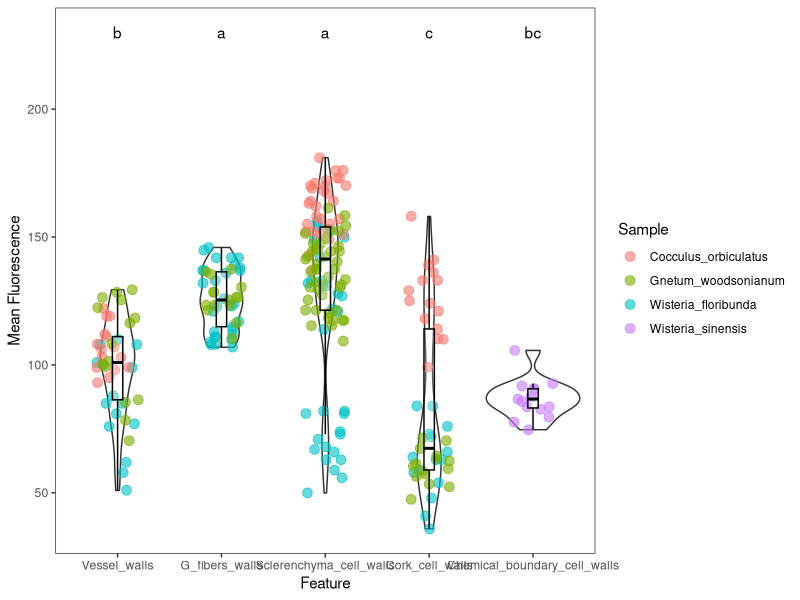

This chart was generated by the following R code:
library(multcompView)
library(dplyr)
library(ggplot2)

setwd("~/Desktop")

# analysis of variance
datum <- read.csv("Dataset_S2.csv")
head(datum)
datum$Feature <- factor(datum$Feature,levels = c("Vessel_walls", "G_fibers_walls", "Sclerenchyma_cell_walls", "Cork_cell_walls", "Chemical_boundary_cell_walls"))

anova <- aov(Mean ~ Feature, data = datum)
summary(anova)

# Tukey's test
tukey <- TukeyHSD(anova)
print(tukey)

# compact letter display
cld <- multcompLetters4(anova, tukey)
print(cld)

# table with factors and 3rd quantile
Tk <- group_by(datum, Feature) %>%
  summarise(mean=mean(Mean), quant = quantile(Mean, probs = 0.75)) %>%
  arrange(desc(mean))

# extracting the compact letter display and adding to the Tk table
cld <- as.data.frame.list(cld$Feature)
Tk$cld <- cld$Letters
print(Tk)

# Violin plots
ggplot(datum, aes(Feature, Mean)) +
  geom_violin() + geom_jitter(aes(color = Sample), position=position_jitter(.2), size=3, alpha = 0.6) +
  geom_boxplot(width=0.1, color="black", alpha=0.2, outlier.shape = NA) +
  labs(x="Feature", y="Mean Fluorescence") +
  theme_bw() +
  theme(panel.grid.major = element_blank(), panel.grid.minor = element_blank()) +
  geom_text(data = Tk, aes(x = Feature, y = 230, label = cld))
